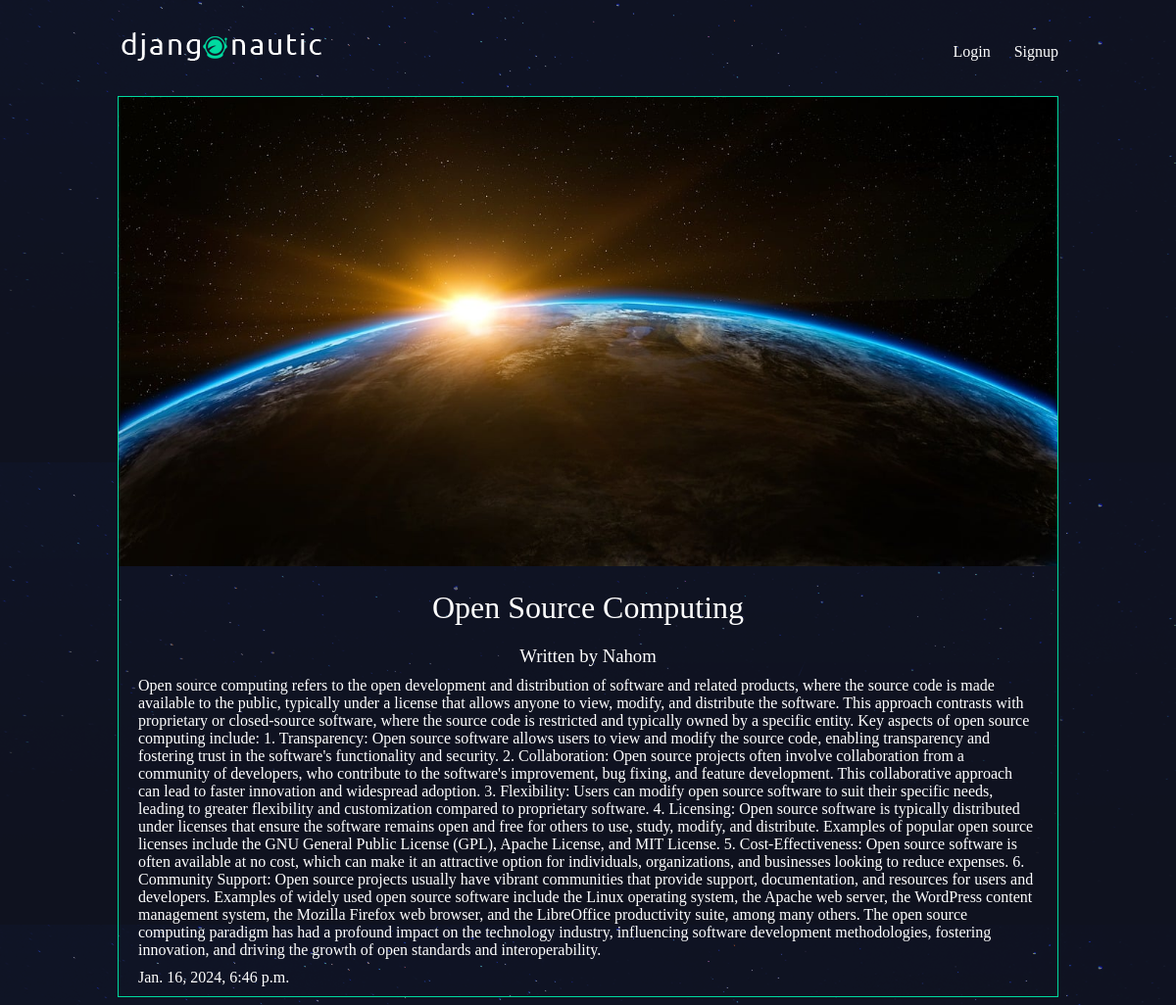
Page /articles/open-source-computing/ on the committed database.
### articles/models.py (models this page shows, shortened)
class Article(models.Model):
    title = models.CharField(max_length=100)
    slug = models.SlugField()
    body = models.TextField()
    date = models.DateTimeField(auto_now_add=True)
    thumb = models.ImageField(default='default.png', blank=True)
    author = models.ForeignKey(User, default=None)

### articles/views.py (the view)
# urls.py: url(r'^(?P<slug>[\w-]+)/$', views.article_detail, name="detail"),
def article_detail(request, slug):
    article = Article.objects.get(slug=slug)
    return render(request, 'articles/article_detail.html', { 'article': article })

### articles/templates/articles/article_detail.html
{% extends 'base_layout.html' %}
{% block content %}
<div class="article-detail">
    <div class="article">
        <img src="{{ article.thumb.url }}" />
        <h2>{{ article.title }}</h2>
        <h3>Written by {{ article.author.username }}</h3>
        <p>{{ article.body }}</p>
        <p>{{ article.date }}</p>
    </div>
</div>
{% endblock %}

### templates/base_layout.html (shortened to what this page needs)
{% load static from staticfiles %}
<!DOCTYPE html>
<html>
    <head>
        <link rel="stylesheet" href="{% static 'styles.css' %}">
    </head>
    <body>
        <header class="wrapper">
            <h1><a href="{% url 'home' %}"><img src="{% static 'logo.png' %}" alt="djangonautic" /></a></h1>
            <nav>
                <ul>
                    {% if user.is_authenticated %}
                    <li>
                        <form class="logout-link" action="{% url 'accounts:logout' %}" method="post">
                            {% csrf_token %}
                            <button type="submit">Logout</button>
                        </form>
                    </li>
                    <li><a href="{% url 'articles:create' %}" class="highlight">New Article</a></li>
                    {% else %}
                    <li><a href="{% url 'accounts:login' %}">Login</a></li>
                    <li><a href="{% url 'accounts:signup' %}">Signup</a></li>
                    {% endif %}
                </ul>
            </nav>
        </header>
        <div class="wrapper">
            {% block content %}
            {% endblock %}
        </div>
    </body>
</html>

### assets/styles.css (style rules this page uses)
body { background-color: #0f121f; background-image: url(/static/stars.png); background-repeat-y: no-repeat; color: #fff; }
body * { font-family: Ubuntu; }
h1, h2, h3, h4, h5 { font-weight: normal; margin: 0; }
a, a:hover, a:visited { color: #fff; text-decoration: none; }
.wrapper { max-width: 960px; margin: 0 auto; }
header { display: grid; grid-template-columns: 1fr 1fr; padding: 20px 0; }
nav { justify-self: end; }
nav li { display: inline-block; list-style-type: none; margin-left: 20px; }
.article { padding: 10px; border: 1px solid #00dba0; position: relative; padding-bottom: 40px; }
.article h2 { font-size: 1.2em; }
.article-detail .article { padding: 0; }
.article-detail .article img { max-width: 100%; }
.article-detail .article h2 { text-align: center; margin: 20px auto; font-size: 2em }
.article-detail .article h3 { text-align: center; }
.article-detail .article p { margin: 10px 20px }

### rows in the picture
Article: thumb (picture), title "Open Source Computing", author.username "Nahom", body "Open source computing refers to the open development and distribution of software and related products, where the source code is made available to the public, typically under a license that allows anyone to view, modify, and distribute the software. This approach contrasts with proprietary or closed-source software, where the source code is restricted and typically owned by a specific entity. Key aspects of open source computing include: 1. Transparency: Open source software allows users to view and modify the source code, enabling transparency and fostering trust in the software's functionality and security. 2. Collaboration: Open source projects often involve collaboration from a…", date "Jan. 16, 2024, 6:46 p.m."
